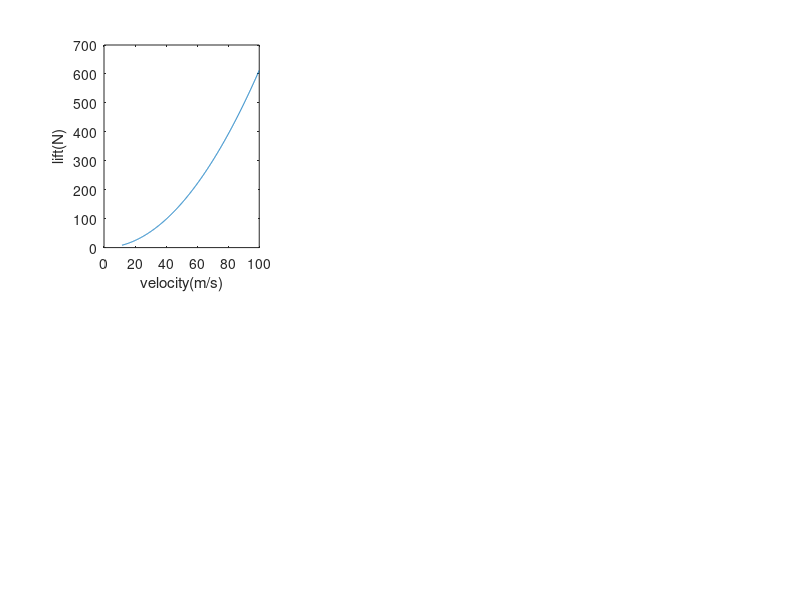

Here is the MATLAB script that generated this plot: (Note: this script raises an error after producing the figure.)
%==========================================================================
%------------------AIRCRAFT PERFORMANCE SIMULATION-------------------------
%
% Objective:
% To simulate basic aircraft aerodynamic and performance characteristics
% using MATLAB.
%
% Features:
% - Lift and Drag Analysis
% - Stall Speed Estimation
% - Thrust and Power Required
% - Drag Polar
% - Maximum L/D Condition
% - Minimum Drag Speed
% - Flight Envelope Visualization
%
%==========================================================================

clc,clearvars,format compact,close all

%==========================================================================
%---------------------------------INITIALIZER------------------------------
%==========================================================================

mass = 2;
g = 9.81;
w= mass*g;

%==========================================================================
%--------------------AIRCRAFT AND AERODYNAMIC TERMS------------------------
%==========================================================================

clmax=1.2;
rho = 1.225;
s =0.2;
cl = 0.5;
%----------------------------DRAG CALCULATION-----------------------------

cd0 = 0.02;
k = 0.30;
cd = cd0 + k*cl.^2;

thrust_available=20;
vstall = sqrt((2*w)/(rho*s*clmax));
v=vstall:0.1:100;

l = 0.5*rho*v.^2*s*cl;
d = 0.5*rho*v.^2*s*cd;

cl_required = (2*w)./(rho*v.^2*s);
cd_required = cd0 + k*cl_required.^2;
d_required = 0.5*rho*v.^2*s.*cd_required;
[min_drag,min_idx] = min(d_required);
V_min_drag = v(min_idx);
thrust_required=d_required;
power_required=thrust_required.*v;
cl_values = 0:0.05:1.5;
cd_values = cd0 + k*cl_values.^2;
ld_values=cl_values./cd_values;

[ld_max,idx]=max(ld_values);
cl_opt=cl_values(idx);

idx = find(thrust_required >= thrust_available,1);
if isempty(idx)
    Vmax_graph = NaN;
else
    Vmax_graph = v(idx);
end

Vmax_formula = sqrt((2*thrust_available)/(rho*s*cd));

xls=find(l>=w,1);
Vmin1_by_graph=v(xls);
Vmin2_by_formula = sqrt((2*w)/(rho*s*cl));
v_ldmax = sqrt((2*w)/(rho*s*cl_opt));

%=========================================================================
%------------------------------PLOTTING-----------------------------------
%=========================================================================

figure
subplot(2,3,1)
plot(v,l)
xlabel('velocity(m/s)'),ylabel('lift(N)')
yline(w,'LineWidth',2)
grid on
title('velocity vs lift')

subplot(2,3,2)
plot(v,d_required)
xlabel('velocity(m/s)'),ylabel('drag(N)')
grid on
title('velocity vs drag')

subplot(2,3,3)
ld=w./d_required;
plot(v,ld,'LineWidth',2)
grid on
xlabel('Velocity (m/s)')
ylabel('L/D')
title('Lift-to-Drag Ratio')

subplot(2,3,4)
plot(v,l)
hold on
yline(w,'r','LineWidth',2)
xline(vstall,'LineWidth',2)
grid on
xlabel('Velocity (m/s)')
ylabel('Lift (N)')
title('Lift vs Weight with Stall Limit')

subplot(2,3,5)
plot(v,thrust_required,'LineWidth',2)
hold on
yline(thrust_available,'r','LineWidth',2)
grid on
xlabel('Velocity')
ylabel('Thrust')
title('Thrust Required vs Available')
legend('Thrust Required','Thrust Available')
xlim([0 50])
ylim([0 50])

subplot(2,3,6)
plot(v,power_required,'LineWidth',2)
grid on
title('Power Required vs Velocity')
xlabel('Velocity (m/s)')
ylabel('Power (W)')

figure

subplot(2,2,1)
plot(cl_values,cd_values,'LineWidth',2)
grid on
xlabel('C_L')
ylabel('C_D')
title('Drag Polar')
xlim([0 1.5])
ylim([0 1.5])

subplot(2,2,2)
plot(cl_values,ld_values,'LineWidth',2)
hold on
plot(cl_opt,ld_max,'ro','MarkerFaceColor','r')
grid on
xlabel('C_L'),ylabel('L/D')
title('lift to drag ratio vs C_L')

subplot(2,2,3)
xline(vstall,'r','LineWidth',2)
hold on
xline(v_ldmax,'g','LineWidth',2)
xline(Vmax_graph,'b','LineWidth',2)
grid on
xlabel('Velocity (m/s)')
title('Aircraft Flight Envelope')
legend('Stall Speed','Best L/D Speed','Maximum Speed')

subplot(2,2,4)
plot(v,cl_required,'LineWidth',2)
hold on
yline(clmax,'r','LineWidth',2)
grid on
xlabel('Velocity (m/s)')
ylabel('Required C_L')
title('Required C_L vs Velocity')
legend('Required C_L','C_{L,max}')
ylim([0 2]) 

figure
plot(v,d_required,'LineWidth',2)
hold on
plot(V_min_drag,min_drag,'ro','MarkerFaceColor','r')
grid on
xlabel('Velocity (m/s)')
ylabel('Drag Required (N)')
title('Drag Required vs Velocity')

%==========================================================================
%------------------------PRINTING RESULTS----------------------------------
%==========================================================================
fprintf('\nAIRCRAFT PERFORMANCE RESULTS\n')
fprintf('Maximum Speed (by graph) = %.2f m/s\n',Vmax_graph)
fprintf('Maximum Speed (Formula) = %.2f m/s\n',Vmax_formula)
fprintf('Minimum Flight Speed (by graph) = %.2f m/s\n',Vmin1_by_graph)
fprintf('Minimum Flight Speed (Formula) = %.2f m/s\n',Vmin2_by_formula)
fprintf('Stall Speed = %.2f m/s\n', vstall)
fprintf('Maximum L/D Ratio = %.2f\n',ld_max)
fprintf('Speed for Maximum L/D = %.2f m/s\n', v_ldmax)
fprintf('Speed for Minimum Drag = %.2f m/s\n',V_min_drag)
